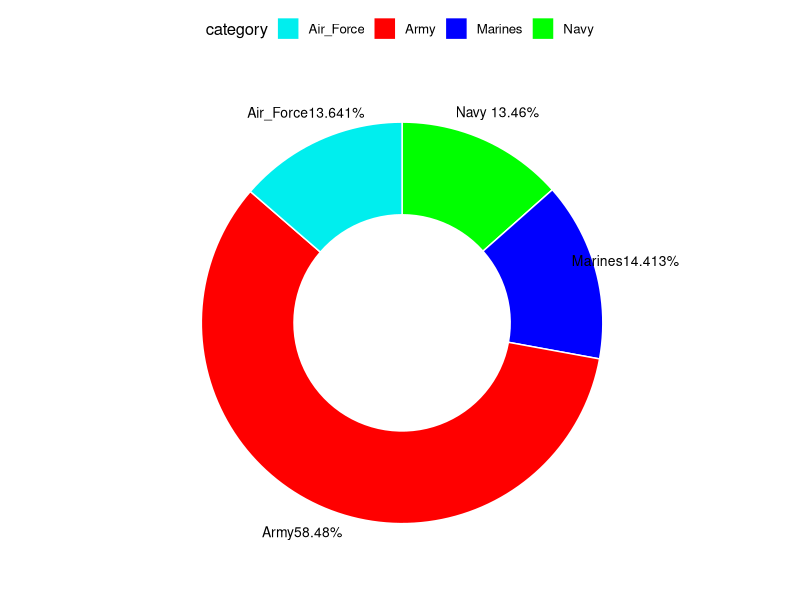
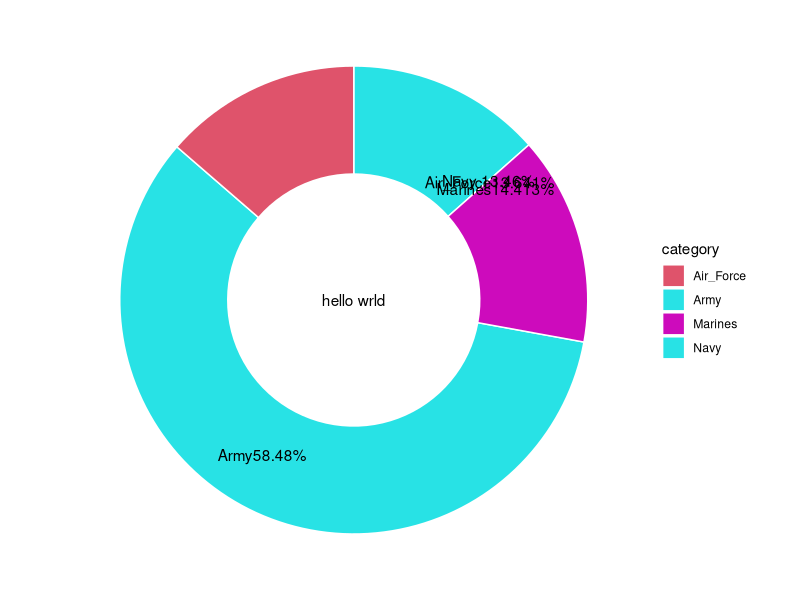
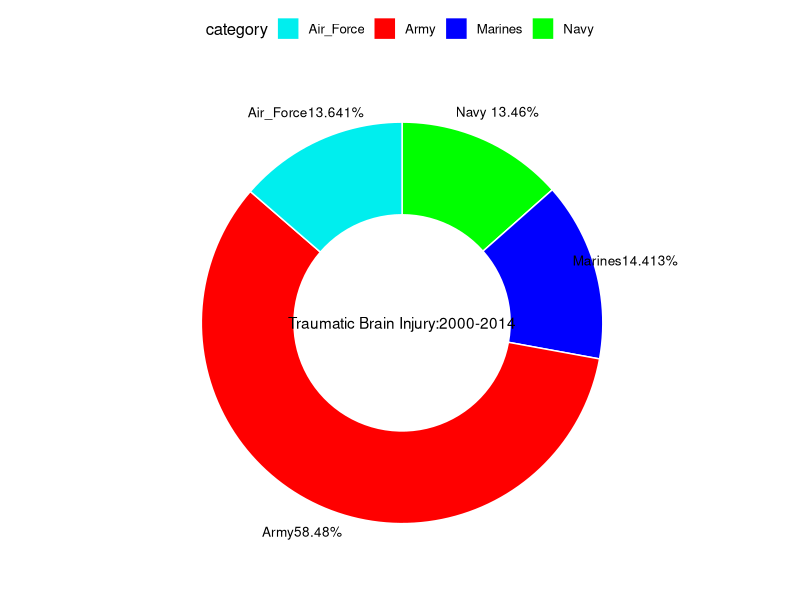

Recreate these plots in R, in order. (Note: this script raises an error after producing the figures.)
# Graph Excersize -1

######################## # Question 1 #######################################

#Use below data and create donut chart as shown in below figure.

# data = c(179718,41370,41914,44280


datainit = c(179718,41370,41914,44280)

#307282

(Army =(179718/307282)*100)

(Navy = (41370/307282)*100)

(Marines= (44280/307282)*100)

(Air_Force= (41914/307282)*100)



# load library
library(ggplot2)

# Create test data.
data<- data.frame(
  category=c("Army", "Navy ", "Marines","Air_Force"),
  count=c(58.48 , 13.46,14.413,13.641)
)
#E7B800
#"#00AFBB" "Red" "#FC4E07""#CC4E09"

# Compute a good label
data$label <- paste0(data$category,data$count,"%")
library(ggpubr)

ggdonutchart(data, "count", label = data$label,
             fill = "category", color = "white",
             palette = c("cyan2", "Red", "Blue","green") )


# Show group names and value as labels
#?paste0
#labs <- paste0(data$category,data$count,"%")
p=ggdonutchart(data, "count", label = data$label,
               fill = "category", color = "white",
               palette = c("cyan2", "Red", "Blue","green"))


# Change the position and font color of labels
p=ggdonutchart(data, "count", label = data$label,
               lab.pos = "out", lab.font = "Black",
               fill = "category", color = "white",
               palette = c("cyan2", "Red", "Blue","green"))



ggplot(data, aes(x = 2, y = count, fill = category)) +
  geom_bar(stat = "identity", color = "white") +
  coord_polar(theta = "y", start = 0)+
  geom_text(aes(y = data$count, label = paste0(data$category,data$count, "%")), color = "Black")+
  scale_fill_manual(values = data$count) +
  theme_void() +
  xlim(.5, 2.5) +
  annotate(geom = 'text', x = 0.5, y = 0, label = "hello wrld")

p+
  annotate(geom = 'text',
           x = 0.5, y = 0.0001, label = "Traumatic Brain Injury:2000-2014")

############################## question -2 ##############################


# The Iraq body count is a database that maintains records of
# violent civilian deaths since 2003. The heat map clearly should
# show that the most civilian 
# deaths occurred in the 2006-2008 period and it declined thereafter


install.packages("pheatmap") 
library(pheatmap) 
irq= read.csv("iraqbdc.csv", header= TRUE, sep=",")
rownames(irq)=irq$yearsirq= data.matrix(irq) 
irq= data.matrix(irq[,2:13])
pheatmap(irq, cluster_row= FALSE, cluster_col= FALSE, main ="Iraq Body Count")

####################### Q-2  ANother Method    ###################################
iraq= read.csv("iraqbdc.csv")

View(iraq)
class(iraq)

a= iraq
library(lubridate)

#a$years=lubridate::year(a$years)

#a$years=as.POSIXlt.numeric(a$years,origin="1970-01-01")

class(a$years)
a$years=as.numeric(a$years)
b=a$years


str(iraq)
str(a)
iraq=lapply(iraq, as.numeric)
iraq=as.data.frame(iraq)
#iraq= as.data.frame(scale(iraq[,-1]))
iraq$years=b
iraq=as.numeric(as.data.frame((unlist(iraq))))
heatmap(iraq, scale="column")
heatmap(iraq, Colv = NA, Rowv = NA)
a
a=as.Date((a))

library(RColorBrewer)
coul <- colorRampPalette(brewer.pal(8, "PiYG"))(25)
#heatmap(m, scale="column", col = coul)

heatmap(as.matrix(a[, -1]))

m <- as.matrix(iraq[, -1])
rownames(m) <- iraq$years
heatmap(m, Colv = NA, Rowv = NA)

p=heatmap(m, Colv = NA, Rowv = NA, scale="column", col = coul,
          xlab="variable", ylab="car", main="Iraq Body Count")



m <- as.matrix(iraq[, -1])
rownames(m) <- iraq$years
heatmap(m, Colv = NA, Rowv = NA)

p=heatmap(m, Colv = NA, Rowv = NA, scale="column", col = coul,
          xlab="variable", ylab="car", main="Iraq Body Count")




library(reshape2)
melted_cormat <- melt(m)

library(dplyr)



#q=melted_cormat %>% 
#  filter(value!="Any_claim") %>% 
#  group_by(melted_cormat$Var2) %>% 
#  mutate(value1=sum(melted_cormat$value))
#q=as.data.frame(q)
#View(q)


library(sqldf)

r= sqldf("select *,
         SUM(value)AS volume_sales_split_Sum from
         melted_cormat
         GROUP BY  Var1
         ,Var2 ")
r=r[,-3]

colnames(r)<- c("Years","Months","Value")
View(r)

art=  ggplot(data = r, aes(x=Years, y=Months, fill=Value)) + 
  geom_tile()

# + +
#labs( title= "Petal and sepal \nlength of iris")
#ggtitle("hello")+
# theme(panel.border=element_rect(colour = "black", fill=NA, size=1))
# ggplot2::labs(title =" hello" )


art +ggtitle("Iraq Body Count")+
  theme(panel.background = element_rect(fill = "White"),
        plot.margin = margin(0.1, 0.3, 0.01, 0.1, "cm"),
        plot.background = element_rect(
          fill = "white",
          colour = "Black",
          size = 1),
        axis.title  =
          element_text(family = NULL, face = NULL, colour = NULL,
                       size = NULL, hjust = NULL, vjust = 1.8, angle = NULL,
                       lineheight = NULL, color = NA, margin = NULL, debug = NULL,
                       inherit.blank = FALSE),
        title = element_text(family = NULL, face = NULL, colour = NULL,
                             size = NULL, hjust = 0.5, vjust = NULL, angle = NULL,
                             lineheight = NULL, color = NULL, margin = NULL, debug = NULL,
                             inherit.blank = FALSE),
        plot.title = element_text(family = NULL, face = NULL, colour = "Black",
                                  size = NULL, hjust = 0.5, vjust = 1.7, angle = NULL,
                                  lineheight = NULL, color = NULL, margin = NULL, debug = NULL,
                                  inherit.blank = FALSE),
        legend.text = element_text(family = NULL, face = NULL, colour = "Black",
                                   size = NULL, hjust = 0.5, vjust = NULL, angle = NULL,
                                   lineheight = NULL, color = NULL, margin = NULL, debug = NULL,
                                   inherit.blank = FALSE),
        legend.title = element_text(family = NULL, face = NULL, colour = "White",
                                    size = NULL, hjust = 0.5, vjust = NULL, angle = NULL,
                                    lineheight = NULL, color = NULL, margin = NULL, debug = NULL,
                                    inherit.blank = FALSE))

############################# Question  - 3 ####################################################


# Generate a word cloud in R.
# A word cloud is simply a graphical representation in which the
# size of the font used for the word corresponds to its frequency 
# relative to others. 
# Bigger the size of the word, higher is its frequency. 


library(wordcloud)
library(RColorBrewer)
pal=brewer.pal(6,"RdGy")

wordcloud("I also want to thank all the members of Congress and myadministration who are here today for the wonderful work that they do. 
          I want to thank Mayor Gray and
          everyone here at THEARC for having me",min.freq=1,scale=c(2,0.5),
          random.color = TRUE,color=pal)

############################################################################################################
